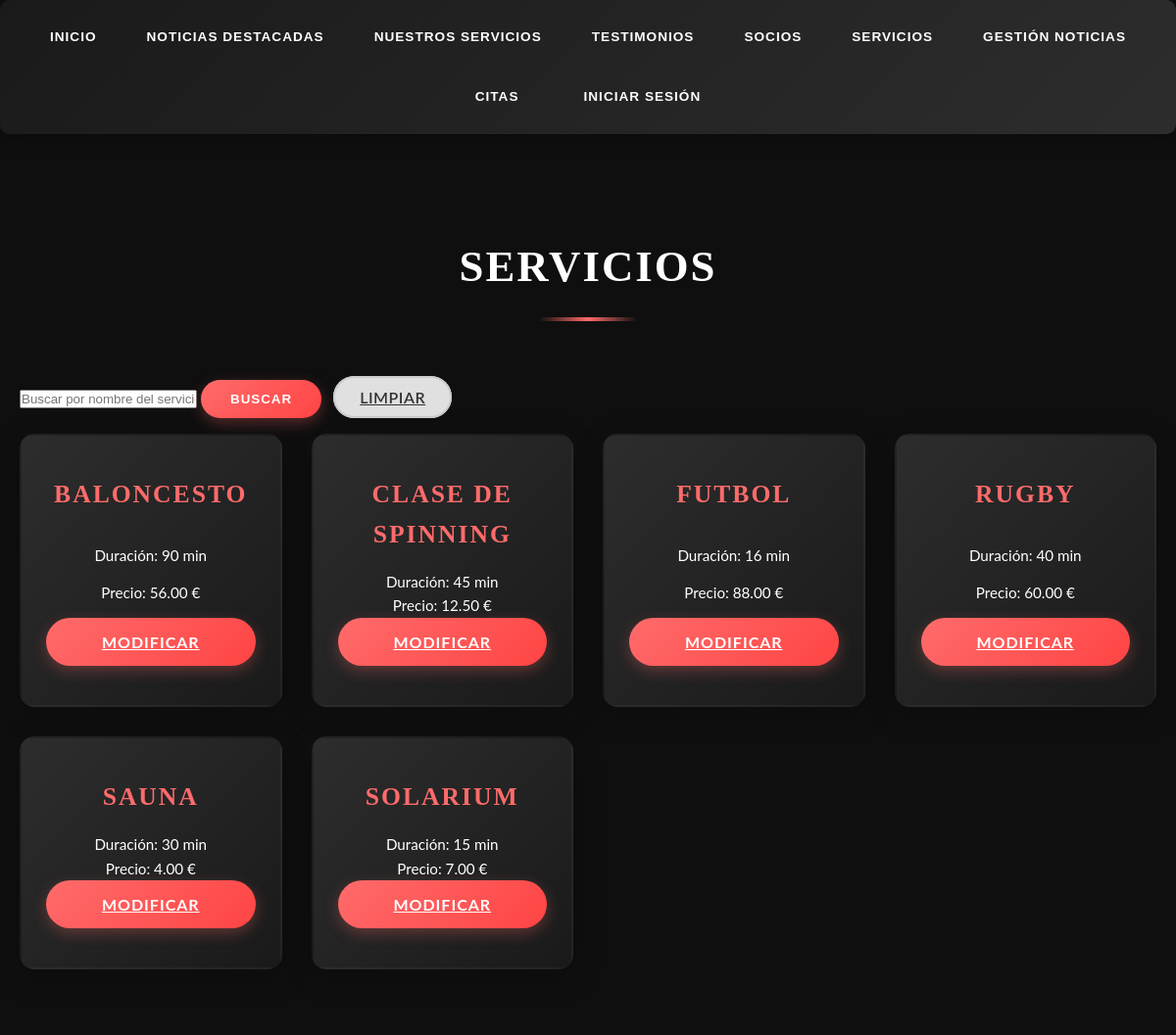
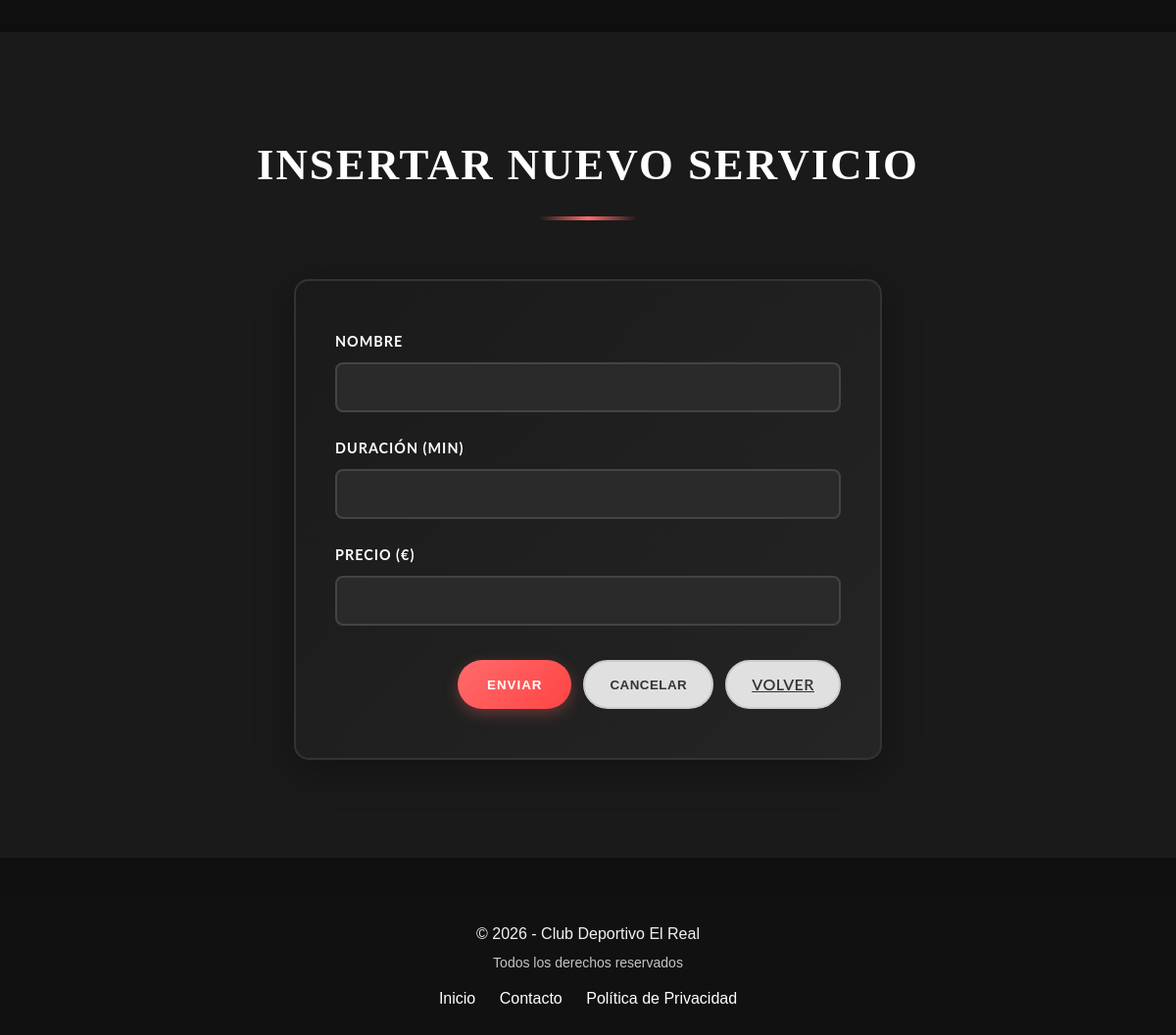
Page /app/servicio.php (signed in) on the committed database (2 pictures, top to bottom).
### tables this page shows
CREATE TABLE IF NOT EXISTS servicios
(
    id INT AUTO_INCREMENT PRIMARY KEY,
    descripcion VARCHAR(255) NOT NULL,
    duracion INT NOT NULL,
    precio DECIMAL(10, 2) NOT NULL
);

### app/servicio.php (the view, shortened to what this page needs)
<?php
require_once 'db_config.php';
?>
<!DOCTYPE html>
<html lang="es">
<head>
    <link rel="stylesheet" href="css/styles.css">
</head>
<body>
<?php
include "menu.php";
try {
    $pdo = new PDO("mysql:host=$db_host;dbname=$db_name;charset=utf8mb4", $db_user, $db_password);
    $pdo->setAttribute(PDO::ATTR_ERRMODE, PDO::ERRMODE_EXCEPTION);
} catch (PDOException $e) {
    echo '<p class="error">❌ Error de conexión: ' . htmlspecialchars($e->getMessage()) . '</p>';
    exit;
}
$search = isset($_GET['q']) ? trim($_GET['q']) : '';
$serviceData = null;
?>
<div class="container2">
    <main>
        <section id="equipos" class="services-section">
            <div class="container">
                <h2>Servicios</h2>
                <form method="get" action="servicio.php" class="search-form" style="margin-bottom:1rem;">
                    <input type="text" name="q" value="<?php echo htmlspecialchars($search); ?>" placeholder="Buscar por nombre del servicio" />
                    <button type="submit" class="button button-primary">Buscar</button>
                    <a href="servicio.php" class="button button-secondary" style="margin-left:0.5rem;">Limpiar</a>
                </form>
<?php
if ($search !== '') {
    $sql = "SELECT * FROM servicios WHERE descripcion LIKE :q ORDER BY descripcion ASC";
    $stmt = $pdo->prepare($sql);
    $stmt->execute([':q' => "%$search%"]);
} else {
    $stmt = $pdo->query("SELECT * FROM servicios ORDER BY descripcion ASC");
}
if ($stmt && $stmt->rowCount() > 0) {
    echo '<div class="services-list">';
    while ($row = $stmt->fetch(PDO::FETCH_ASSOC)) {
        echo '
                <div class="service-item">
                    <h3>' . htmlspecialchars($row['descripcion']) . '</h3>
                    <p>Duración: ' . htmlspecialchars($row['duracion']) . ' min</p>
                    <p>Precio: ' . htmlspecialchars($row['precio']) . ' €</p>
                    <a href="servicio.php?id=' . urlencode($row['id']) . '#admin-servicios" class="button button-primary">Modificar</a>
                </div>
              ';
    }
    echo '</div>';
} else {
    echo '<p>No se han encontrado servicios.</p>';
}
?>
            </div>
        </section>
        <section id="admin-servicios">
            <div class="container">
                <h2><?php echo $serviceData ? 'Editar Servicio' : 'Insertar Nuevo Servicio'; ?></h2>
                <form action="procesar_servicio.php" method="post" id="formularioServicio">
                    <div class="formulario">
                        <div class="form-group">
                            <label for="nombre2">Nombre</label>
                            <input type="text" name="nombre2" id="nombre2" value="<?php echo $serviceData ? htmlspecialchars($serviceData['descripcion']) : ''; ?>" />
                        </div>
                        <div class="form-group">
                            <label for="duracion">Duración (min)</label>
                            <input type="number" name="duracion" id="duracion" value="<?php echo $serviceData ? (int)$serviceData['duracion'] : ''; ?>" />
                        </div>
                        <div class="form-group">
                            <label for="precio">Precio (€)</label>
                            <input type="number" name="precio" id="precio" step="0.01" value="<?php echo $serviceData ? htmlspecialchars($serviceData['precio']) : ''; ?>" />
                        </div>
                        <div class="form-actions">
                            <button type="submit" class="button button-primary"><?php echo $serviceData ? 'Actualizar' : 'Enviar'; ?></button>
                            <button type="reset" class="button button-secondary">Cancelar</button>
                            <a href="servicio.php" class="button button-secondary">Volver</a>
                        </div>
                    </div>
                </form>
            </div>
        </section>
    </main>
</div>
<?php
include "footer.php";
?>
</body>
</html>

### app/css/styles.css (style rules this page uses)
* { margin: 0; padding: 0; box-sizing: border-box; }
.container2 { min-height: 100%; display: flex; flex-direction: column; }
html, body { height: 100%; margin: 0; padding: 0; }
body { font-family: 'Lato', sans-serif; line-height: 1.6; background-color: #0f0f0f; color: #e0e0e0; min-height: 100vh; }
main { flex: 1; }
h1, h2, h3 { font-family: 'Playfair Display', serif; color: #ffffff; text-transform: uppercase; letter-spacing: 2px; }
.container { max-width: 1200px; margin: 0 auto; padding: 0 20px; }
section { padding: 100px 0; position: relative; }
section:nth-child(even) { background: #1a1a1a; }
section:nth-child(odd) { background: #0f0f0f; }
.services-section h2, .latest-news-section h2, .appointments-section h2, .contact-section h2, section h2 { text-align: center; font-size: 2.8rem; margin-bottom: 60px; position: relative; padding-bottom: 20px; }
section:nth-child(even) h2 { color: #ffffff; }
.services-section h2::after, .latest-news-section h2::after, section h2::after { content: ''; position: absolute; bottom: 0; left: 50%; transform: translateX(-50%); width: 100px; height: 4px; background: linear-gradient(90deg, transparent 0%, #ff6b6b 50%, transparent 100%); }
.services-list { display: grid; grid-template-columns: repeat(auto-fit, minmax(250px, 1fr)); gap: 30px; align-items: stretch; }
.service-item { display: flex; flex-direction: column; background: linear-gradient(135deg, #2d2d2d 0%, #1a1a1a 100%); border-radius: 15px; padding: 40px 25px; box-shadow: 0 8px 30px rgba(0, 0, 0, 0.2); text-align: center; transition: all 0.4s ease; border: 2px solid transparent; color: #fff; position: relative; overflow: hidden; justify-content: space-between; }
.service-item::before { content: ''; position: absolute; top: 0; left: -100%; width: 100%; height: 100%; background: linear-gradient(90deg, transparent 0%, rgba(255, 107, 107, 0.3) 50%, transparent 100%); transition: left 0.6s ease; z-index: 0; }
.service-item h3 { margin-bottom: 15px; font-size: 1.6rem; color: #ff6b6b; position: relative; z-index: 1; }
.service-item p { position: relative; z-index: 1; font-size: 0.95rem; line-height: 1.6; }
.formulario { background: linear-gradient(135deg, #1a1a1a 0%, #252525 100%); padding: 50px 40px; border-radius: 15px; box-shadow: 0 10px 40px rgba(0, 0, 0, 0.3); max-width: 600px; margin: 0 auto; border: 2px solid #333333; }
.formulario .form-group { margin-bottom: 25px; }
.formulario label { display: block; margin-bottom: 10px; font-weight: 700; color: #ffffff; text-transform: uppercase; font-size: 0.9rem; letter-spacing: 1px; }
.formulario input, .formulario select, .formulario textarea { width: 100%; padding: 14px 16px; border-radius: 8px; border: 2px solid #444444; font-size: 1rem; font-family: 'Lato', sans-serif; transition: all 0.3s ease; background-color: #2a2a2a; color: #ffffff; }
.form-actions { display: flex; gap: 12px; justify-content: flex-end; margin-top: 35px; }
.button-primary { background: linear-gradient(135deg, #ff6b6b 0%, #ff4444 100%); color: #fff; border: none; padding: 12px 30px; border-radius: 25px; font-weight: 700; text-transform: uppercase; letter-spacing: 1px; cursor: pointer; transition: all 0.3s ease; box-shadow: 0 5px 15px rgba(255, 107, 107, 0.3); }
.button-secondary { background-color: #e0e0e0; color: #333; border: 2px solid #ccc; padding: 10px 25px; border-radius: 25px; font-weight: 600; text-transform: uppercase; letter-spacing: 0.5px; cursor: pointer; transition: all 0.3s ease; }

### rows in the picture
servicios: descripcion "BALONCESTO", duracion "90", precio "56.00"
servicios: descripcion "CLASE DE SPINNING", duracion "45", precio "12.50"
servicios: descripcion "FUTBOL", duracion "16", precio "88.00"
servicios: descripcion "RUGBY", duracion "40", precio "60.00"
servicios: descripcion "SAUNA", duracion "30", precio "4.00"
servicios: descripcion "SOLARIUM", duracion "15", precio "7.00"
